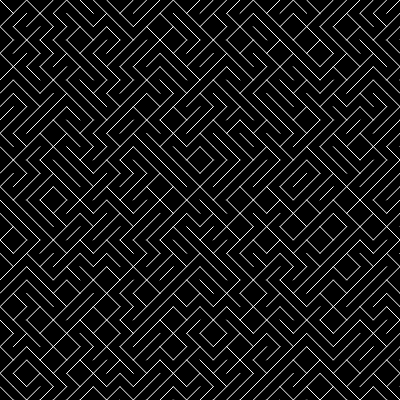
Frame 1 (no input)
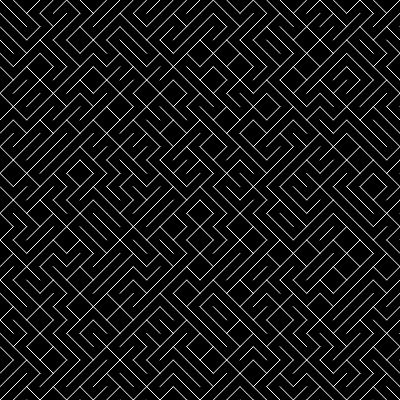
Frame 2 (the mouse pressed at the canvas centre, redrawn once)

The p5.js sketch that drew these frames (run headless with seeded random() and noise() and a simulated clock; the mouse was pressed at the canvas centre and the sketch redrawn once):

// p5.js sketch
// ── sketch.js
// based on 10 PRINT CHR$(205.5+RND(1)); : GOTO 10

const DIVISIONS = 30;
function setup() {
  createCanvas(400, 400);
  noLoop();
}

function draw() {
  background(0);
  stroke(255);
  const size = width / DIVISIONS;
  for (x = 0; x < width; x += size) {
    for (let y = 0; y < height; y += size) {
      if (random() > 0.5) {
        line(x, y, x + size, y + size);
      } else {
        line(x, y + size, x + size, y);
      }
    }
  }
}
